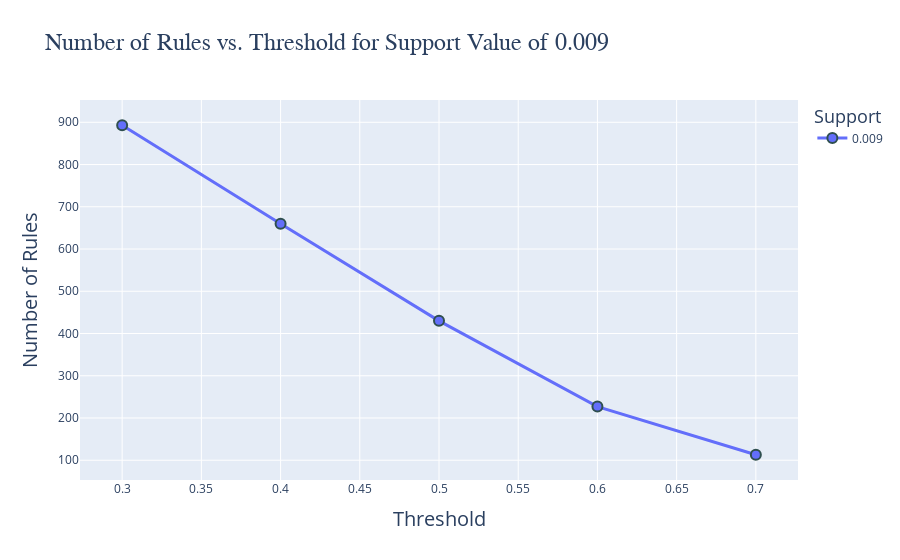

Write notebook code for a chart like this one.
### Code cell
import plotly.express as px

# Data for visualization
data = {
    'Support': [0.009, 0.009, 0.009, 0.009, 0.009],
    'Threshold': [0.3, 0.4, 0.5, 0.6, 0.7],
    'Number of Rules': [893, 660, 430, 227, 113]
}

# Create a Line Plot using Plotly Express
fig = px.line(data_frame=data, x='Threshold', y='Number of Rules', color='Support',
              labels={'Number of Rules': 'Number of Rules', 'Threshold': 'Threshold'},
              title='Number of Rules vs. Threshold for Support Value of 0.009')

# Customize Line and Marker Styles
fig.update_traces(mode='markers+lines', marker=dict(size=10, line=dict(width=2, color='DarkSlateGrey')),
                  line=dict(width=3))

# Customize Layout for better readability
fig.update_layout(title=dict(font=dict(size=24, family="Arial, sans-serif")),
                  legend=dict(title=dict(font=dict(size=18))),
                  xaxis=dict(title=dict(font=dict(size=20))),
                  yaxis=dict(title=dict(font=dict(size=20))))

# Display the Plot
fig.show()

### Figure 1 — Plotly figure (JSON) as saved in the notebook; plotly's stock layout.template omitted (floating-point values rounded to 4 significant figures)
{"data": [{"hovertemplate": "Support=0.009<br>Threshold=%{x}<br>Number of Rules=%{y}<extra></extra>", "legendgroup": "0.009", "line": {"color": "#636efa", "dash": "solid", "width": 3}, "marker": {"line": {"color": "DarkSlateGrey", "width": 2}, "size": 10, "symbol": "circle"}, "mode": "markers+lines", "name": "0.009", "orientation": "v", "showlegend": true, "type": "scatter", "x": [0.3, 0.4, 0.5, 0.6, 0.7], "xaxis": "x", "y": [893, 660, 430, 227, 113], "yaxis": "y"}], "layout": {"autosize": true, "legend": {"title": {"font": {"size": 18}, "text": "Support"}, "tracegroupgap": 0}, "title": {"font": {"family": "Arial, sans-serif", "size": 24}, "text": "Number of Rules vs. Threshold for Support Value of 0.009"}, "xaxis": {"anchor": "y", "autorange": true, "domain": [0, 1], "range": [0.2743, 0.7257], "title": {"font": {"size": 20}, "text": "Threshold"}, "type": "linear"}, "yaxis": {"anchor": "x", "autorange": true, "domain": [0, 1], "range": [33.43, 972.6], "title": {"font": {"size": 20}, "text": "Number of Rules"}, "type": "linear"}}}
